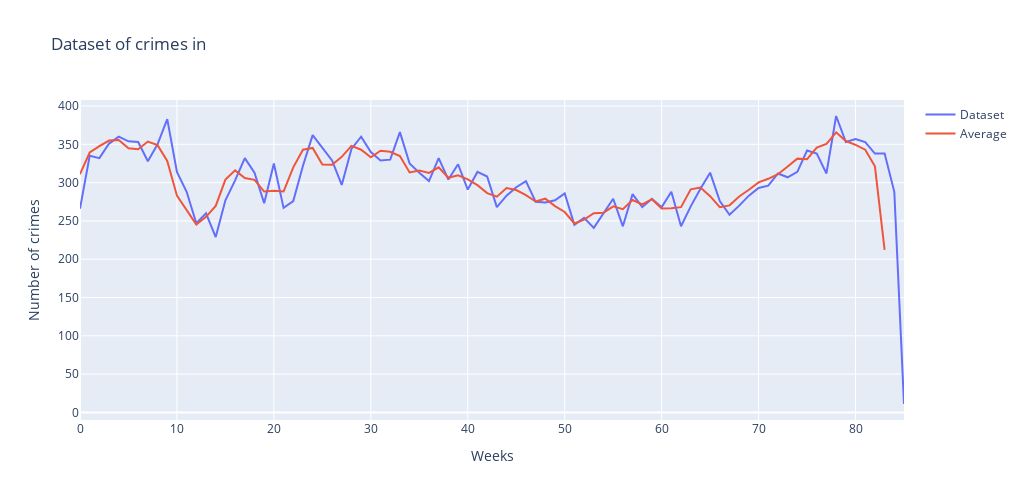

The notebook cell saved with this chart:
### Code cell
import plotly.graph_objects as go
list_graphs = []
graph_1 = go.Scatter(x=list(range(0,len(df1))),y=df1.flatten(),name="Dataset")
list_graphs.append(graph_1)
average = moving_average(df1)
graph_2 = go.Scatter(x=list(range(0,len(df1))),y=average,name="Average")
list_graphs.append(graph_2)
fig = go.Figure(data=list_graphs)
fig.update_layout(width=1024,height=500,title="Dataset of crimes in ",xaxis=dict(title='Weeks'),yaxis=dict(title='Number of crimes'))

fig.show()

### Figure 1 — Plotly figure (JSON) as saved in the notebook; plotly's stock layout.template omitted (floating-point values rounded to 4 significant figures)
{"data": [{"name": "Dataset", "x": [0, 1, 2, 3, 4, 5, 6, 7, 8, 9, 10, 11, 12, 13, 14, 15, 16, 17, 18, 19, 20, 21, 22, 23, 24, 25, 26, 27, 28, 29, 30, 31, 32, 33, 34, 35, 36, 37, 38, 39, 40, 41, 42, 43, 44, 45, 46, 47, 48, 49, 50, 51, 52, 53, 54, 55, 56, 57, 58, 59, 60, 61, 62, 63, 64, 65, 66, 67, 68, 69, 70, 71, 72, 73, 74, 75, 76, 77, 78, 79, 80, 81, 82, 83, 84, 85], "y": [266, 335, 332, 351, 360, 354, 353, 328, 350, 383, 314, 288, 247, 260, 229, 277, 303, 332, 313, 273, 325, 267, 276, 322, 362, 345, 329, 297, 344, 360, 340, 329, 330, 366, 325, 313, 302, 332, 304, 324, 291, 314, 308, 268, 283, 294, 302, 275, 274, 277, 286, 245, 254, 241, 260, 279, 243, 285, 268, 279, 268, 288, 243, 269, 292, 313, 276, 258, 270, 283, 293, 296, 312, 307, 314, 342, 338, 312, 387, 353, 357, 353, 338, 338, 288, 11], "type": "scatter"}, {"name": "Average", "x": [0, 1, 2, 3, 4, 5, 6, 7, 8, 9, 10, 11, 12, 13, 14, 15, 16, 17, 18, 19, 20, 21, 22, 23, 24, 25, 26, 27, 28, 29, 30, 31, 32, 33, 34, 35, 36, 37, 38, 39, 40, 41, 42, 43, 44, 45, 46, 47, 48, 49, 50, 51, 52, 53, 54, 55, 56, 57, 58, 59, 60, 61, 62, 63, 64, 65, 66, 67, 68, 69, 70, 71, 72, 73, 74, 75, 76, 77, 78, 79, 80, 81, 82, 83, 84, 85], "y": [311.0, 339.3, 347.7, 355.0, 355.7, 345.0, 343.7, 353.7, 349.0, 328.3, 283.0, 265.0, 245.3, 255.3, 269.7, 304.0, 316.0, 306.0, 303.7, 288.3, 289.3, 288.3, 320.0, 343.0, 345.3, 323.7, 323.3, 333.7, 348.0, 343.0, 333.0, 341.7, 340.3, 334.7, 313.3, 315.7, 312.7, 320.0, 306.3, 309.7, 304.3, 296.7, 286.3, 281.7, 293.0, 290.3, 283.7, 275.3, 279.0, 269.3, 261.7, 246.7, 251.7, 260.0, 260.7, 269.0, 265.3, 277.3, 271.7, 278.3, 266.3, 266.7, 268.0, 291.3, 293.7, 282.3, 268.0, 270.3, 282.0, 290.7, 300.3, 305.0, 311.0, 321.0, 331.3, 330.7, 345.7, 350.7, 365.7, 354.3, 349.3, 343.0, 321.3, 212.3], "type": "scatter"}], "layout": {"width": 1024, "height": 500, "title": {"text": "Dataset of crimes in "}, "xaxis": {"title": {"text": "Weeks"}}, "yaxis": {"title": {"text": "Number of crimes"}}}}
